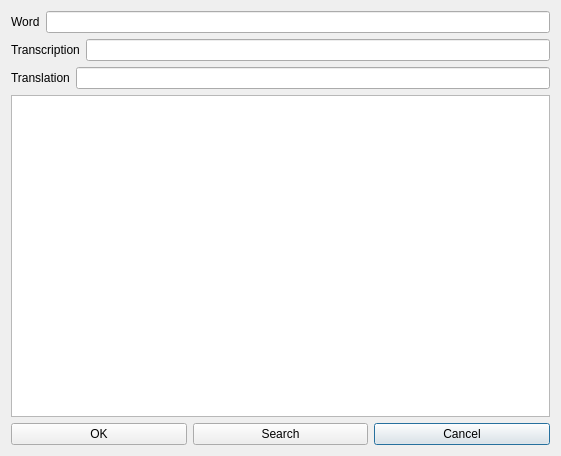
<?xml version="1.0" encoding="UTF-8"?>
<ui version="4.0">
 <class>WordDialog</class>
 <widget class="QDialog" name="WordDialog">
  <property name="geometry">
   <rect>
    <x>0</x>
    <y>0</y>
    <width>561</width>
    <height>456</height>
   </rect>
  </property>
  <property name="windowTitle">
   <string>Dialog</string>
  </property>
  <layout class="QGridLayout" name="gridLayout">
   <item row="0" column="0" colspan="3">
    <layout class="QVBoxLayout" name="verticalLayout">
     <item>
      <layout class="QHBoxLayout" name="horizontalLayout">
       <item>
        <widget class="QLabel" name="label">
         <property name="text">
          <string>Word</string>
         </property>
        </widget>
       </item>
       <item>
        <widget class="QLineEdit" name="word"/>
       </item>
      </layout>
     </item>
     <item>
      <layout class="QHBoxLayout" name="horizontalLayout_2">
       <item>
        <widget class="QLabel" name="label_2">
         <property name="text">
          <string>Transcription</string>
         </property>
        </widget>
       </item>
       <item>
        <widget class="QLineEdit" name="transcription"/>
       </item>
      </layout>
     </item>
     <item>
      <layout class="QHBoxLayout" name="horizontalLayout_3">
       <item>
        <widget class="QLabel" name="label_3">
         <property name="text">
          <string>Translation</string>
         </property>
        </widget>
       </item>
       <item>
        <widget class="QLineEdit" name="translation"/>
       </item>
      </layout>
     </item>
     <item>
      <widget class="QTextBrowser" name="textBrowser"/>
     </item>
    </layout>
   </item>
   <item row="1" column="2">
    <widget class="QPushButton" name="cancelButton">
     <property name="text">
      <string>Cancel</string>
     </property>
    </widget>
   </item>
   <item row="1" column="0">
    <widget class="QPushButton" name="okButton">
     <property name="text">
      <string>OK</string>
     </property>
    </widget>
   </item>
   <item row="1" column="1">
    <widget class="QPushButton" name="searchButton">
     <property name="text">
      <string>Search</string>
     </property>
    </widget>
   </item>
  </layout>
 </widget>
 <resources/>
 <connections/>
</ui>
